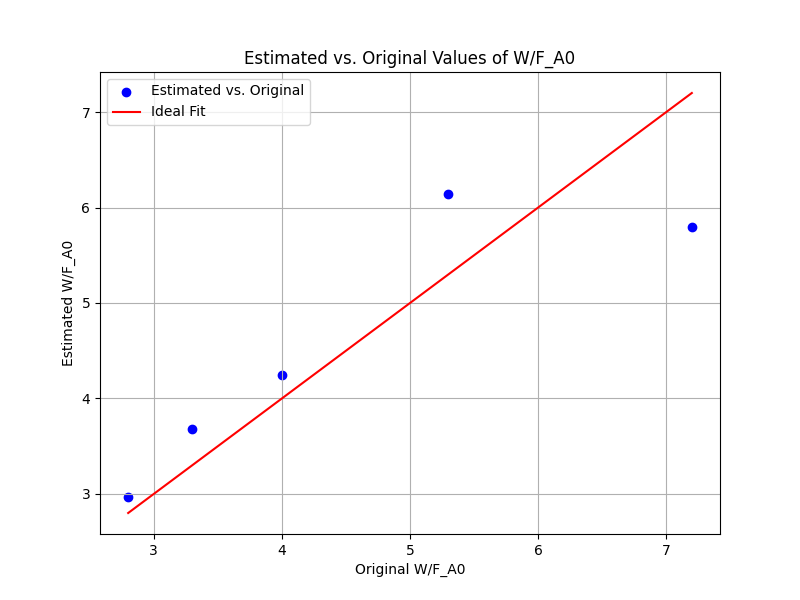

The script that drew this image:
import numpy as np
import scipy.stats 
import matplotlib.pyplot as plt
# Constants given in the problem
HOAC = 3.2
O2 = 16

# Initial parameter valu
initial_params = np.array([1, 1, 1], dtype=np.float64)
# np.array([10**4, 10**9, 10**6]
# Data provided by the user
# W_F_A0_data = np.array([6, 8.6, 3.3, 4, 4.9, 6.4, 9.6])
# X_data = np.array([0.96, 0.96, 0.85, 0.91, 0.95, 0.97, 0.95]) # Convert percentages to fractions for computation
W_F_A0_data = np.array([2.8, 3.3, 4, 5.3, 7.2])
X_data = np.array([0.37, 0.45, 0.51, 0.69, 0.66])
# Function to calculate the theoretical W/F_A0 based on the parameters and X
def model_function(X, k1, k2, k3):
    return ((1 + k3 * O2)**2 * (k2 * HOAC * X - np.log(1-X)) / (k1 * HOAC * O2))
#A = model_function(0.96, 1, 1, 1)
#print(A)

# Function to calculate the residuals (difference between actual data and model predictions)
def residuals(params, X_data, W_F_A0_data):
    k1, k2, k3 = params
    return W_F_A0_data - model_function(X_data, k1, k2, k3)

# Function to calculate the Jacobian matrix for the Gauss-Newton method
def jacobian(X, k1, k2, k3):
    # Partial derivatives of the model function with respect to each parameter
    J = np.empty((X.size, 3))
    J[:, 0] = -(O2*k3 + 1)**2*(X*HOAC*k2 - np.log(1 - X))/(HOAC*O2*k1**2)
    J[:, 1] = X*(O2*k3 + 1)**2/(O2*k1)
    J[:, 2] = 2*(O2*k3 + 1)*(X*HOAC*k2 - np.log(1 - X))/(HOAC*k1)
    return J

# Gauss-Newton method with Marquardt's modification
def gauss_newton_marquardt(X_data, W_F_A0_data, initial_params, max_iterations=100, lambda_factor=10, tol=1e-6):
    params = initial_params
    n = len(W_F_A0_data)
    lambda_param = np.identity(3)
    iteration_details = []
    for i in range(max_iterations):
        res = residuals(params, X_data, W_F_A0_data)
        J = jacobian(X_data, *params)
        
        # Calculate the parameter update with Marquardt's modification
        update = np.linalg.inv(J.T @ J + lambda_param * np.max(np.diagonal(J.T @ J)) * lambda_factor) @ J.T @ res
        
        # Check for convergence (if the update is very small, break)
        if np.linalg.norm(update) < tol:
            break
        
        # Update the parameters
        params += update
        
        # Output information required by the user
        objective_function_value = np.sum(res**2)
        iteration_details.append((i + 1, objective_function_value, params.copy()))
    # Calculating the covariance matrix and 95% confidence intervals for parameters
    J = jacobian(X_data, *params)  # Recompute the Jacobian with final parameters
    covariance_matrix = np.linalg.pinv(J.T @ J)
    alpha = 0.05  # 95% confidence level
    dof = n - len(params)  # degrees of freedom
    t_critical = scipy.stats.t.ppf(1 - alpha/2, dof)  # t-distribution critical value
    parameter_errors = t_critical * np.sqrt(np.diagonal(covariance_matrix) / n)
    confidence_intervals = [(params[i] - parameter_errors[i], params[i] + parameter_errors[i]) for i in range(len(params))]

    return params, confidence_intervals,iteration_details

# Uncomment the line below to run the Gauss-Newton method with the provided data
estimated_params, confidence_intervals,iteration_details = gauss_newton_marquardt(X_data, W_F_A0_data, initial_params)
print(np.round(estimated_params,2))
print(np.round(confidence_intervals,2))
# NOTE: The scipy.stats module is needed for the calculation of the t-distribution critical value,
# but since we don't have internet access, we cannot import it here. This part of the code will not execute.
# In an actual environment with internet access, we would uncomment the import statement at the beginning and
# include 'import scipy.stats' to make this part work.

# Assuming 'model_function' is defined and we have the estimated parameters 'estimated_params'
# Let's use the estimated parameters to calculate the estimated W/F_A0 values
estimated_W_F_A0 = model_function(X_data, *estimated_params)

# Plotting the estimated vs. original values of W/F_A0
plt.figure(figsize=(8, 6))
plt.scatter(W_F_A0_data, estimated_W_F_A0, color='blue', label='Estimated vs. Original')
plt.plot(W_F_A0_data, W_F_A0_data, color='red', label='Ideal Fit')  # This line represents a perfect match

plt.xlabel('Original W/F_A0')
plt.ylabel('Estimated W/F_A0')
plt.title('Estimated vs. Original Values of W/F_A0')
plt.legend()
plt.grid(True)

plt.figure(figsize=(8, 6))
plt.scatter(W_F_A0_data, X_data, color='blue', label='Estimated vs. Original')
plt.show()
